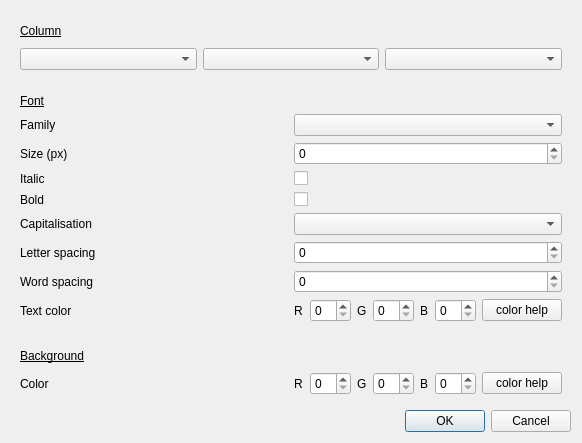
<?xml version="1.0" encoding="UTF-8"?>
<ui version="4.0">
 <class>BuildStyle</class>
 <widget class="QDialog" name="BuildStyle">
  <property name="geometry">
   <rect>
    <x>0</x>
    <y>0</y>
    <width>582</width>
    <height>443</height>
   </rect>
  </property>
  <property name="windowTitle">
   <string>Dialog</string>
  </property>
  <layout class="QVBoxLayout" name="verticalLayout_2">
   <item>
    <widget class="QWidget" name="widget" native="true">
     <layout class="QVBoxLayout" name="verticalLayout">
      <item>
       <widget class="QLabel" name="labelColumn">
        <property name="font">
         <font>
          <underline>true</underline>
         </font>
        </property>
        <property name="text">
         <string>Column</string>
        </property>
       </widget>
      </item>
      <item>
       <layout class="QGridLayout" name="gridLayout">
        <item row="0" column="1">
         <widget class="QComboBox" name="comboBox_2"/>
        </item>
        <item row="0" column="0">
         <widget class="QComboBox" name="comboBox"/>
        </item>
        <item row="0" column="2">
         <widget class="QComboBox" name="comboBox_3"/>
        </item>
       </layout>
      </item>
     </layout>
    </widget>
   </item>
   <item>
    <widget class="QWidget" name="widget_2" native="true">
     <layout class="QVBoxLayout" name="verticalLayout_3">
      <item>
       <widget class="QLabel" name="labelFont">
        <property name="font">
         <font>
          <underline>true</underline>
         </font>
        </property>
        <property name="text">
         <string>Font</string>
        </property>
       </widget>
      </item>
      <item>
       <layout class="QGridLayout" name="gridLayout_2">
        <item row="6" column="1">
         <widget class="QSpinBox" name="spinBox_3"/>
        </item>
        <item row="3" column="0">
         <widget class="QLabel" name="label_4">
          <property name="text">
           <string>Bold</string>
          </property>
         </widget>
        </item>
        <item row="2" column="0">
         <widget class="QLabel" name="label_3">
          <property name="text">
           <string>Italic</string>
          </property>
         </widget>
        </item>
        <item row="1" column="0">
         <widget class="QLabel" name="label_2">
          <property name="text">
           <string>Size (px)</string>
          </property>
         </widget>
        </item>
        <item row="5" column="1">
         <widget class="QSpinBox" name="spinBox_2"/>
        </item>
        <item row="6" column="0">
         <widget class="QLabel" name="label_7">
          <property name="text">
           <string>Word spacing</string>
          </property>
         </widget>
        </item>
        <item row="0" column="0">
         <widget class="QLabel" name="label">
          <property name="text">
           <string>Family</string>
          </property>
         </widget>
        </item>
        <item row="4" column="1">
         <widget class="QComboBox" name="comboBox_5"/>
        </item>
        <item row="1" column="1">
         <widget class="QSpinBox" name="spinBox"/>
        </item>
        <item row="4" column="0">
         <widget class="QLabel" name="label_5">
          <property name="text">
           <string>Capitalisation</string>
          </property>
         </widget>
        </item>
        <item row="7" column="0">
         <widget class="QLabel" name="label_9">
          <property name="text">
           <string>Text color</string>
          </property>
         </widget>
        </item>
        <item row="0" column="1">
         <widget class="QComboBox" name="comboBox_4"/>
        </item>
        <item row="3" column="1">
         <widget class="QCheckBox" name="checkBox_2">
          <property name="text">
           <string/>
          </property>
         </widget>
        </item>
        <item row="5" column="0">
         <widget class="QLabel" name="label_6">
          <property name="text">
           <string>Letter spacing</string>
          </property>
         </widget>
        </item>
        <item row="2" column="1">
         <widget class="QCheckBox" name="checkBox">
          <property name="text">
           <string/>
          </property>
         </widget>
        </item>
        <item row="7" column="1">
         <layout class="QHBoxLayout" name="horizontalLayout">
          <item>
           <widget class="QLabel" name="label_10">
            <property name="text">
             <string>R</string>
            </property>
           </widget>
          </item>
          <item>
           <widget class="QSpinBox" name="spinBox_4"/>
          </item>
          <item>
           <widget class="QLabel" name="label_12">
            <property name="text">
             <string>G</string>
            </property>
           </widget>
          </item>
          <item>
           <widget class="QSpinBox" name="spinBox_6"/>
          </item>
          <item>
           <widget class="QLabel" name="label_11">
            <property name="text">
             <string>B</string>
            </property>
           </widget>
          </item>
          <item>
           <widget class="QSpinBox" name="spinBox_5"/>
          </item>
          <item>
           <widget class="QPushButton" name="displayColorHelp">
            <property name="text">
             <string>color help</string>
            </property>
           </widget>
          </item>
         </layout>
        </item>
       </layout>
      </item>
     </layout>
    </widget>
   </item>
   <item>
    <widget class="QWidget" name="widget_3" native="true">
     <layout class="QVBoxLayout" name="verticalLayout_4">
      <item>
       <widget class="QLabel" name="labelBrush">
        <property name="font">
         <font>
          <underline>true</underline>
         </font>
        </property>
        <property name="text">
         <string>Background</string>
        </property>
       </widget>
      </item>
      <item>
       <layout class="QGridLayout" name="gridLayout_3">
        <item row="0" column="0">
         <widget class="QLabel" name="label_8">
          <property name="text">
           <string>Color</string>
          </property>
         </widget>
        </item>
        <item row="0" column="1">
         <layout class="QHBoxLayout" name="horizontalLayout_2">
          <item>
           <widget class="QLabel" name="label_15">
            <property name="text">
             <string>R</string>
            </property>
           </widget>
          </item>
          <item>
           <widget class="QSpinBox" name="spinBox_8"/>
          </item>
          <item>
           <widget class="QLabel" name="label_13">
            <property name="text">
             <string>G</string>
            </property>
           </widget>
          </item>
          <item>
           <widget class="QSpinBox" name="spinBox_7"/>
          </item>
          <item>
           <widget class="QLabel" name="label_14">
            <property name="text">
             <string>B</string>
            </property>
           </widget>
          </item>
          <item>
           <widget class="QSpinBox" name="spinBox_9"/>
          </item>
          <item>
           <widget class="QPushButton" name="pushButton_2">
            <property name="text">
             <string>color help</string>
            </property>
           </widget>
          </item>
         </layout>
        </item>
       </layout>
      </item>
     </layout>
    </widget>
   </item>
   <item>
    <widget class="QDialogButtonBox" name="buttonBox">
     <property name="orientation">
      <enum>Qt::Horizontal</enum>
     </property>
     <property name="standardButtons">
      <set>QDialogButtonBox::Cancel|QDialogButtonBox::Ok</set>
     </property>
    </widget>
   </item>
  </layout>
 </widget>
 <resources/>
 <connections>
  <connection>
   <sender>buttonBox</sender>
   <signal>accepted()</signal>
   <receiver>BuildStyle</receiver>
   <slot>accept()</slot>
   <hints>
    <hint type="sourcelabel">
     <x>248</x>
     <y>254</y>
    </hint>
    <hint type="destinationlabel">
     <x>157</x>
     <y>274</y>
    </hint>
   </hints>
  </connection>
  <connection>
   <sender>buttonBox</sender>
   <signal>rejected()</signal>
   <receiver>BuildStyle</receiver>
   <slot>reject()</slot>
   <hints>
    <hint type="sourcelabel">
     <x>316</x>
     <y>260</y>
    </hint>
    <hint type="destinationlabel">
     <x>286</x>
     <y>274</y>
    </hint>
   </hints>
  </connection>
 </connections>
</ui>
